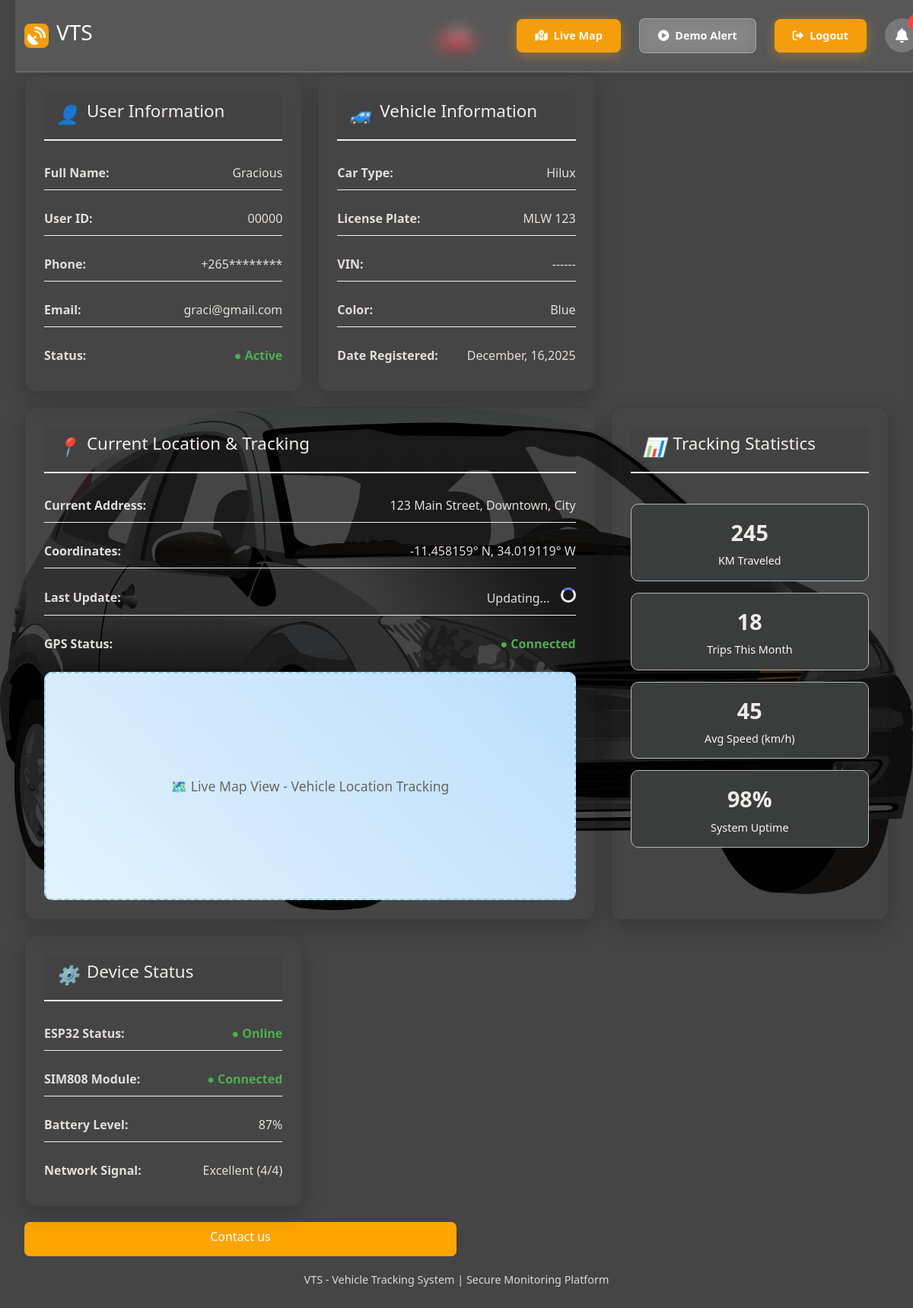
The page /info/ (signed in) on the database its author committed.
### system/models.py (models this page shows, shortened)
class Client(models.Model):
    user = models.OneToOneField(User,on_delete=models.CASCADE)
    photo = models.ImageField(upload_to='media/',blank=True)
    userID = models.CharField(max_length=15,default='00000')
    phone = models.CharField(max_length=15, default='+265********')
    date = models.DateTimeField(auto_now=True)
    is_active = models.BooleanField(default=False)

class Vehicle(models.Model):
    owner = models.OneToOneField(Client,on_delete=models.CASCADE)
    type = models.CharField(max_length=15, default='Unknown')
    plate = models.CharField(max_length=10,default='MLW 000',unique=True)
    VIN = models.CharField(max_length=15, default='------')
    latitude = models.FloatField(default=0.00)
    longitude = models.FloatField(default=0.00)
    color = models.CharField(max_length=15,default='Unavailable')

### system/views.py (the view, shortened to what this page needs)
# urls.py: path('info/',views.info,name='info'),
@login_required
def info(request):
    user = request.user
    profile = request.user.client
    client = Client.objects.get(user=user)
    vehicle = Vehicle.objects.filter(owner=client)
    form = ProfileUpdate()
    return render(request,'info.html',{'vehicle':vehicle,'profile':profile,'form':form})

### templates/info.html (shortened to what this page needs)
{% extends "base.html" %}
{% load static %}
{% block boot %}
<link href="https://cdn.jsdelivr.net/npm/bootstrap@5.0.2/dist/css/bootstrap.min.css" rel="stylesheet">
{% endblock boot %}
{% block content %}
    <div class="container">
        <div class="header">
            <h1>🚗 </h1>
        </div>
        <div class="dashboard">
            <div class="card">
                <div class="card-header">
                    <i>👤</i>
                    <h2 style=''>User Information</h2>
                </div>
                <div class="info-grid">
                    <div class="info-item">
                        <span class="info-label">Full Name:</span>
                        <span class="info-value">{{request.user|title}}</span>
                    </div>
                    <div class="info-item">
                        <span class="info-label">User ID:</span>
                        <span class="info-value">{{profile.userID}}</span>
                    </div>
                    <div class="info-item">
                        <span class="info-label">Phone:</span>
                        <span class="info-value">{{profile.phone}}</span>
                    </div>
                    <div class="info-item">
                        <span class="info-label">Email:</span>
                        <span class="info-value">{{request.user.email}}</span>
                    </div>
                    <div class="info-item">
                        <span class="info-label">Status:</span>
                        <span class="info-value status-online">● Active</span>
                    </div>
                </div>
            </div>
            {% for veh in vehicle  %}
            <div class="card">
                <div class="card-header">
                    <i>🚙</i>
                    <h2>Vehicle Information</h2>
                </div>
                <div class="info-grid">
                    <div class="info-item">
                        <span class="info-label">Car Type:</span>
                        <span class="info-value">{{veh.type}}</span>
                    </div>
                    <div class="info-item">
                        <span class="info-label">License Plate:</span>
                        <span class="info-value">{{veh.plate}}</span>
                    </div>
                    <div class="info-item">
                        <span class="info-label">VIN:</span>
                        <span class="info-value">{{veh.VIN}}</span>
                    </div>
                    <div class="info-item">
                        <span class="info-label">Color:</span>
                        <span class="info-value">{{veh.color}}</span>
                    </div>
                    <div class="info-item">
                        <span class="info-label">Date Registered:</span>
                        <span class="info-value">{{request.user.date_joined|date:'F, d,Y'}}</span>
                    </div>
                </div>
            </div>
            <div class="card location-card">
                <div class="card-header">
                    <i>📍</i>
                    <h2>Current Location & Tracking</h2>
                </div>
                <div class="info-grid">
                    <div class="info-item">
                        <span class="info-label">Current Address:</span>
                        <span class="info-value">123 Main Street, Downtown, City</span>
                    </div>
                    <div class="info-item">
                        <span class="info-label">Coordinates:</span>
                        <span class="info-value">{{veh.latitude}}° N, {{veh.longitude}}° W</span>
                    </div>
                    <div class="info-item">
                        <span class="info-label">Last Update:</span>
                        <span class="info-value">
                            <span id="currentTime">Updating...</span>
                            <div class="loading" style="display: inline-block; margin-left: 10px;"></div>
                        </span>
                    </div>
                    <div class="info-item">
                        <span class="info-label">GPS Status:</span>
                        <span class="info-value status-online">● Connected</span>
                    </div>
                </div>
                <div class="map-container">
                    🗺️ Live Map View - Vehicle Location Tracking
                </div>
            </div>
            {% endfor %}
            <div class="card">
                <div class="card-header">
                    <i>📊</i>
                    <h2>Tracking Statistics</h2>
                </div>
                <div class="stats-grid">
                    <div class="stat-item">
                        <div class="stat-value">245</div>
                        <div class="stat-label">KM Traveled</div>
                    </div>
                    <div class="stat-item">
                        <div class="stat-value">18</div>
                        <div class="stat-label">Trips This Month</div>
                    </div>
                    <div class="stat-item">
                        <div class="stat-value">45</div>
                        <div class="stat-label">Avg Speed (km/h)</div>
                    </div>
                    <div class="stat-item">
                        <div class="stat-value">98%</div>
                        <div class="stat-label">System Uptime</div>
                    </div>
                </div>
            </div>
            <div class="card">
                <div class="card-header">
                    <i>⚙️</i>
                    <h2>Device Status</h2>
                </div>
                <div class="info-grid">
                    <div class="info-item">
                        <span class="info-label">ESP32 Status:</span>
                        <span class="info-value status-online">● Online</span>
                    </div>
                    <div class="info-item">
                        <span class="info-label">SIM808 Module:</span>
                        <span class="info-value status-online">● Connected</span>
                    </div>
                    <div class="info-item">
                        <span class="info-label">Battery Level:</span>
                        <span class="info-value">87%</span>
                    </div>
                    <div class="info-item">
                        <span class="info-label">Network Signal:</span>
                        <span class="info-value">Excellent (4/4)</span>
                    </div>
                </div>
            </div>
        </div>
        <div class="feedback">
            <a href="{% url "contact:feedback" %}">
                <p>Contact us</p>
            </a>
        </div>
        <div class="last-update">
            <p>VTS - Vehicle Tracking System | Secure Monitoring Platform</p>
        </div>
    </div>
{% endblock content %}

### static/css/home.css (style rules this page uses)
* { margin: 0; padding: 0; box-sizing: border-box; font-family: 'Segoe UI', Tahoma, Geneva, Verdana, sans-serif; }
:root { --primary: #2563eb; --primary-dark: #1d4ed8; --secondary: #64748b; --accent: #f59e0b; --background: #dfe9f3ff; --card: #1b1c1dff; --text: #1e293b; --text-light: #64748b; --success: #10b981; --warning: #f59e0b; --error: #ef4444; }
body { background: #161124e8; min-height: 100vh; display: flex; flex-direction: column; }
.container { max-width: 1200px; margin: 0 auto; padding: 0 20px; }
a { color:white; text-decoration:none; }

### rows shown on the page
Client: userID "00000", phone "+265********"
Vehicle: type "Hilux", plate "MLW 123", VIN "------", color "Blue", latitude "-11.458159", longitude "34.019119"

### other values the page prints
{{ request.user|title }} "Gracious"
{{ request.user.email }} "graci@gmail.com"
{{ request.user.date_joined|date:'F, d,Y' }} "December, 16,2025"
